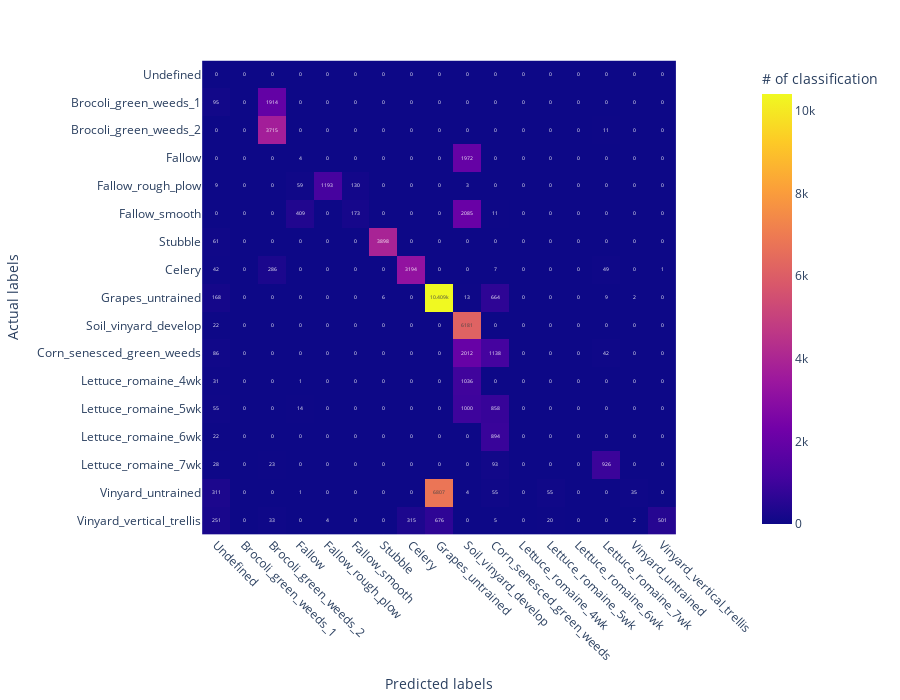

The cell this chart's notebook holds for it:
### Code cell
import plotly.express as px

conf_matrix = dict_results['Salinas_PCA_15_hamida']['Confusion matrix'][0]
fig = px.imshow(conf_matrix, text_auto=True, 
                labels=dict(x='Predicted labels', y='Actual labels', color='# of classification'),
                x = SALINAS_LABELS,
                y = SALINAS_LABELS,
                height=700
                )
fig.update_xaxes(tickangle=45)
fig.show()

### Figure 1 — Plotly figure (JSON) as saved in the notebook; plotly's stock layout.template omitted (floating-point values rounded to 4 significant figures; data arrays with more than 128 entries replaced by an {"elided": "..."} marker saying what was removed)
{"data": [{"coloraxis": "coloraxis", "hovertemplate": "Predicted labels: %{x}<br>Actual labels: %{y}<br># of classification: %{z}<extra></extra>", "name": "0", "texttemplate": "%{z}", "type": "heatmap", "x": ["Undefined", "Brocoli_green_weeds_1", "Brocoli_green_weeds_2", "Fallow", "Fallow_rough_plow", "Fallow_smooth", "Stubble", "Celery", "Grapes_untrained", "Soil_vinyard_develop", "Corn_senesced_green_weeds", "Lettuce_romaine_4wk", "Lettuce_romaine_5wk", "Lettuce_romaine_6wk", "Lettuce_romaine_7wk", "Vinyard_untrained", "Vinyard_vertical_trellis"], "xaxis": "x", "y": ["Undefined", "Brocoli_green_weeds_1", "Brocoli_green_weeds_2", "Fallow", "Fallow_rough_plow", "Fallow_smooth", "Stubble", "Celery", "Grapes_untrained", "Soil_vinyard_develop", "Corn_senesced_green_weeds", "Lettuce_romaine_4wk", "Lettuce_romaine_5wk", "Lettuce_romaine_6wk", "Lettuce_romaine_7wk", "Vinyard_untrained", "Vinyard_vertical_trellis"], "yaxis": "y", "z": {"elided": "17x17 int values"}}], "layout": {"coloraxis": {"colorbar": {"title": {"text": "# of classification"}}, "colorscale": [[0, "#0d0887"], [0.1111, "#46039f"], [0.2222, "#7201a8"], [0.3333, "#9c179e"], [0.4444, "#bd3786"], [0.5556, "#d8576b"], [0.6667, "#ed7953"], [0.7778, "#fb9f3a"], [0.8889, "#fdca26"], [1, "#f0f921"]]}, "height": 700, "margin": {"t": 60}, "xaxis": {"anchor": "y", "constrain": "domain", "domain": [0, 1], "scaleanchor": "y", "tickangle": 45, "title": {"text": "Predicted labels"}}, "yaxis": {"anchor": "x", "autorange": "reversed", "constrain": "domain", "domain": [0, 1], "title": {"text": "Actual labels"}}}}
